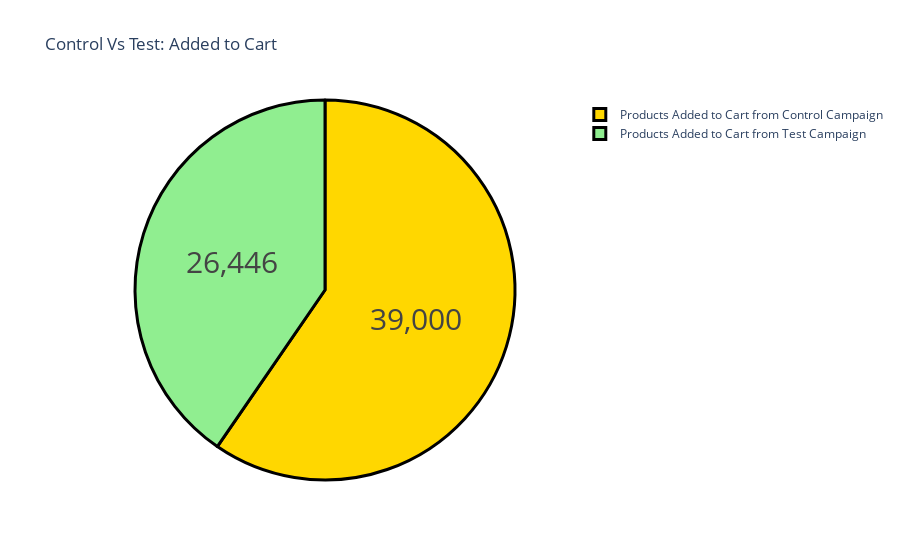

The cell this chart's notebook holds for it:
### Markdown cell above
The audience of the control campaign viewed more content than the test campaign. Although there is not much difference, as the website clicks of the control campaign were low, its engagement on the website is higher than the test campaign.

 let’s have a look at the number of products added to the cart from both campaigns:

### Code cell
label = ["Products Added to Cart from Control Campaign", 
         "Products Added to Cart from Test Campaign"]
counts = [sum(control_data["Added to Cart"]), 
          sum(test_data["Added to Cart"])]
colors = ['gold','lightgreen']
fig = go.Figure(data=[go.Pie(labels=label, values=counts)])
fig.update_layout(title_text='Control Vs Test: Added to Cart')
fig.update_traces(hoverinfo='label+percent', textinfo='value', 
                  textfont_size=30,
                  marker=dict(colors=colors, 
                              line=dict(color='black', width=3)))
fig.show()

### Figure 1 — Plotly figure (JSON) as saved in the notebook; plotly's stock layout.template omitted (floating-point values rounded to 4 significant figures)
{"data": [{"hoverinfo": "label+percent", "labels": ["Products Added to Cart from Control Campaign", "Products Added to Cart from Test Campaign"], "marker": {"colors": ["gold", "lightgreen"], "line": {"color": "black", "width": 3}}, "textfont": {"size": 30}, "textinfo": "value", "type": "pie", "values": [39000, 26446]}], "layout": {"title": {"text": "Control Vs Test: Added to Cart"}}}
